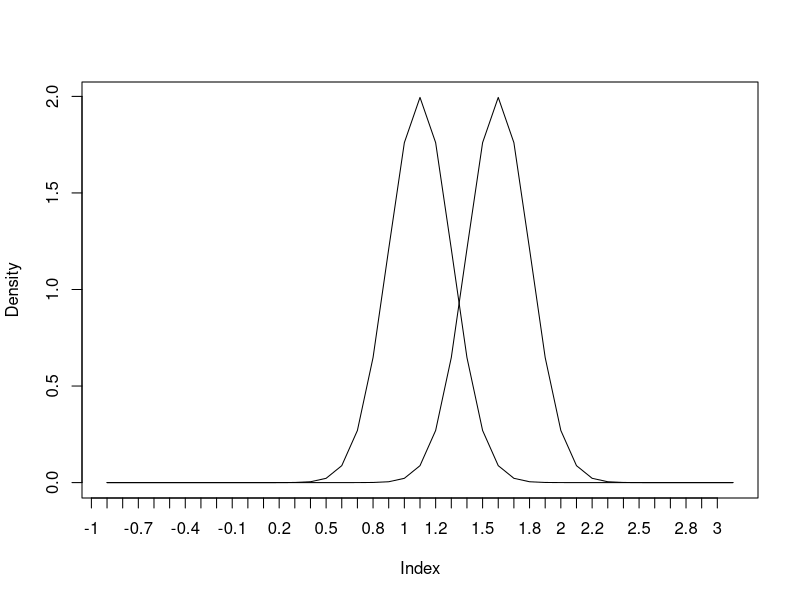

Reproduce this figure in R.
library(pwr)

# Known variance, sample size and sig.
sd <- 2
n <- 100
sig <- 0.05

# Assume we test the following at sig = 0.05:
# H0: mu = 1
# H1: mu > 1
mu <- 1

# Standard error:
se <- sd/sqrt(n)
cat("SE = ", se, "\n", sep="")

# At which discrepancy (= critical value) would we reject H0?
# (Note: single-sided test, 1.65 not 1.98!)
discrepancy <- abs(qnorm(sig)) * se
cat("Discepancy lower bound at given sig level = ", discrepancy, "\n", sep="")
cat("Thus, we will reject H0:mu=1 if mu0⩾", mu + discrepancy, "\n", sep ="")

# We now need the Type 2 error rate: P(H0 not rejected; H0 is false)
#
# Be mu0 the measured mean, mu the assumed lower bound of the population mean
# under H1: mu=1. We do NOT reject H0 if mu0 < mu + discrepancy, in other
# words if the measured mean is smaller than mu under the H0 PLUS the
# discrepancy required to reach sig = 0.05.
#
# We assume an effect size of 0.5. The true mean (in order to constitute a
# discrepancy worthy of mentioning) should thus be at least 1.5.
effect <- 0.5

cat("Expected effect is ", effect, ". Hence, we expect the population mean ",
    "to be mu+effect=", mu + effect, ".", sep="")

# We now need: p(mu0 < mu + discrepancy) if mu = 1.5. This is the type 2 error
# rate. If mu = 1.5 and we reject the H0 then z.t2 < (discrepancy - effect)/se
z.t2 <- (discrepancy-effect)/se
err.t2 <- pnorm(z.t2, lower.tail = T)
cat("T2 error rate = ", err.t2, "\n", sep="")

# Power = 1 - type 2 error rate.
power <- 1 - err.t2
cat("Power = ", power, "\n", sep="")

# Which is confirmed by the function from pwr.
print(pwr.norm.test(effect/sd, n, sig, NULL, alternative = "greater"))




plot(dnorm(seq(-1, 3, 0.1), mean = mu, sd = se), type="l", xaxt = "n", ylab = "Density")
axis(1, at = seq(0, 40), labels = seq(-1, 3, 0.1))

lines(dnorm(seq(-1, 3, 0.1), mean = mu+effect, sd = se))
